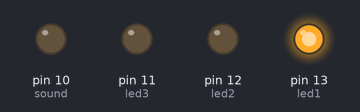
Recording of a sketch running on a simulated Arduino Uno, built with avr-gcc and run on an emulated ATmega328P. Parts: output pins drawn as LEDs (lit = HIGH).

Above: at 0.5 s.
At 2.5 s:
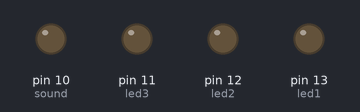
At 4.05 s:
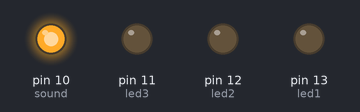
At 5.45 s:
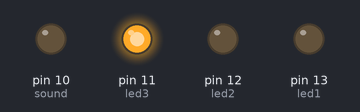
At 8.5 s:
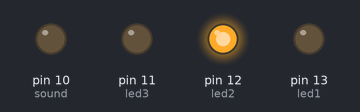
Timing chart, 0 to 9.1 s (numbered marks = the images above):
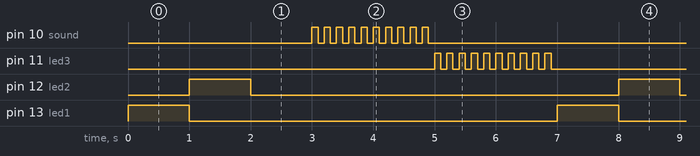

The sketch:

practice_functions.ino
```cpp
const int led1 = 13;
const int led2 = 12;
const int led3 = 11;
const int sound = 10;


void setup() {
  // put your setup code here, to run once:
  pinMode(led1, OUTPUT);
  pinMode(led2, OUTPUT);
  pinMode(led3, OUTPUT);
  pinMode(sound, OUTPUT);

}
// functions pratice
void led_on(int ledPin){
  digitalWrite(ledPin, HIGH);
  delay(1000);
  digitalWrite(ledPin, LOW);
}

void led_blinking(int ledPin){
    int i = 0;
    while (i < 10) {
        digitalWrite(ledPin, HIGH);
        delay(100);
        digitalWrite(ledPin, LOW);
        delay(100);
        i++;
    }
}

void loop() {
  led_on(led1);
  led_on(led2);
  delay(1000);
  led_blinking(sound),
  // led_on(led1);
  led_blinking(led3);
}
```

Measured:
- by itself, pin 10 (sound), pin 11 (led3): repeats every 7.0 s: 9 × (LOW 0.10 s, HIGH 0.10 s), LOW 5.1 s, HIGH 0.10 s
- by itself, pin 12 (led2), pin 13 (led1): alternates HIGH for 1.0 s and LOW for 6.0 s
- by itself, everything shown: repeats every 7.0 s, in 43 steps
